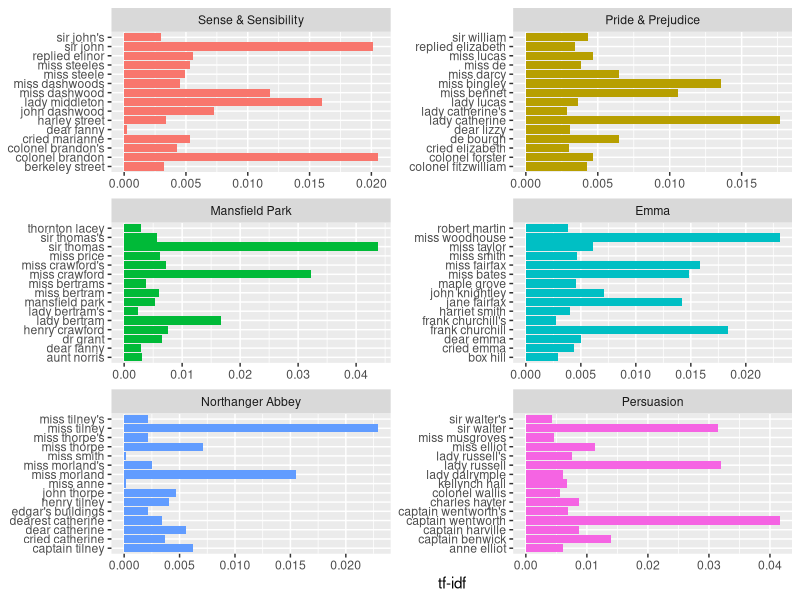

The R source for this figure: (Note: this script raises an error after producing the figure.)
library(dplyr)
library(tidytext)
library(janeaustenr)
data(stop_words)

austen_bigrams <- austen_books() %>%
    unnest_tokens(bigram, text, token = "ngrams", n=2)

austen_bigrams
View(austen_bigrams)

austen_bigrams %>%
    count(bigram, sort = TRUE)

library(tidyr)

bigrams_separated <- austen_bigrams %>%
    separate(bigram, c("word1", "word2"),
    sep = " "
    )

bigrams_filtered <- bigrams_separated %>%
    filter(!word1 %in% stop_words$word) %>%
    filter(!word2 %in% stop_words$word)

bigram_counts <- bigrams_filtered %>%
    count(word1, word2, sort = TRUE)

bigram_counts

bigrams_united <- bigrams_filtered %>%
    unite(bigram, word1, word2, sep = " ")

bigrams_united

austen_books() %>%
    unnest_tokens(trigram, text, 
        token = "ngrams", n = 3
    ) %>%
    separate(trigram, c("word1", "word2", "word3"), sep = " ") %>%
    filter(
        !word1 %in% stop_words$word,
        !word2 %in% stop_words$word,
        !word3 %in% stop_words$word,
    ) %>%
    count(word1, word2, word3, sort = TRUE)


bigrams_filtered %>%
    filter(word2 == "street") %>%
    count(book, word1, sort = TRUE)

bigrams_tf_idf <- bigrams_united %>%
    count(book, bigram) %>%
    bind_tf_idf(bigram, book, n) %>%
    arrange(desc(tf_idf))

library(ggplot2)

bigrams_tf_idf

bigrams_tf_idf %>%
    arrange(desc(tf_idf)) %>%
    mutate(word = factor(bigram, levels = rev(unique(bigram)))) %>%
    group_by(book) %>%
    top_n(15) %>%
    ungroup %>%
    ggplot(aes(bigram, tf_idf, fill = book)) +
    geom_col(show.legend = FALSE) +
    labs(x = NULL, y = "tf-idf") +
    facet_wrap(~book, ncol = 2, scales = "free") +
    coord_flip()

bigrams_separated %>%
    filter(word1 == "not") %>%
    count(word1, word2, sort = TRUE)

AFINN <- get_sentiments("afinn")
AFINN

not_words <- bigrams_separated %>%
    filter(word1 == "not") %>%
    inner_join(AFINN, by = c(word2 = "word")) %>%
    count(word2, score, sort = TRUE) %>%
    ungroup

not_words

not_words %>%
    mutate(contribution = n * score) %>%
    arrange(desc(abs(contribution))) %>%
    head(20) %>%
    mutate(word2 = reorder(word2, contribution)) %>%
    ggplot(aes(word2, n * score, fill = n * score > 0)) +
    geom_col(show.legend = FALSE) +
    xlab("Words preceded by \"not\"") +
    ylab("Sentiment score * number of occurrences") +
    coord_flip()

negation_words <- c("not", "no", "never", "without")

negated_words <- bigrams_separated %>%
    filter(word1 %in% negation_words) %>%
    inner_join(AFINN, by = c(word2 = "word")) %>%
    count(word1, word2, score, sort = TRUE) %>%
    ungroup()

negated_words %>%
    mutate(contribution = n * score) %>%
    arrange(desc(abs(contribution))) %>%
    head(20) %>%
    mutate(word2 = reorder(word2, contribution)) %>%
    ggplot(aes(word2, n * score, fill = n * score > 0)) +
    geom_col(show.legend = FALSE) +
    xlab("Words preceded by \"not\"") +
    ylab("Sentiment score * number of occurrences") +
    coord_flip()
